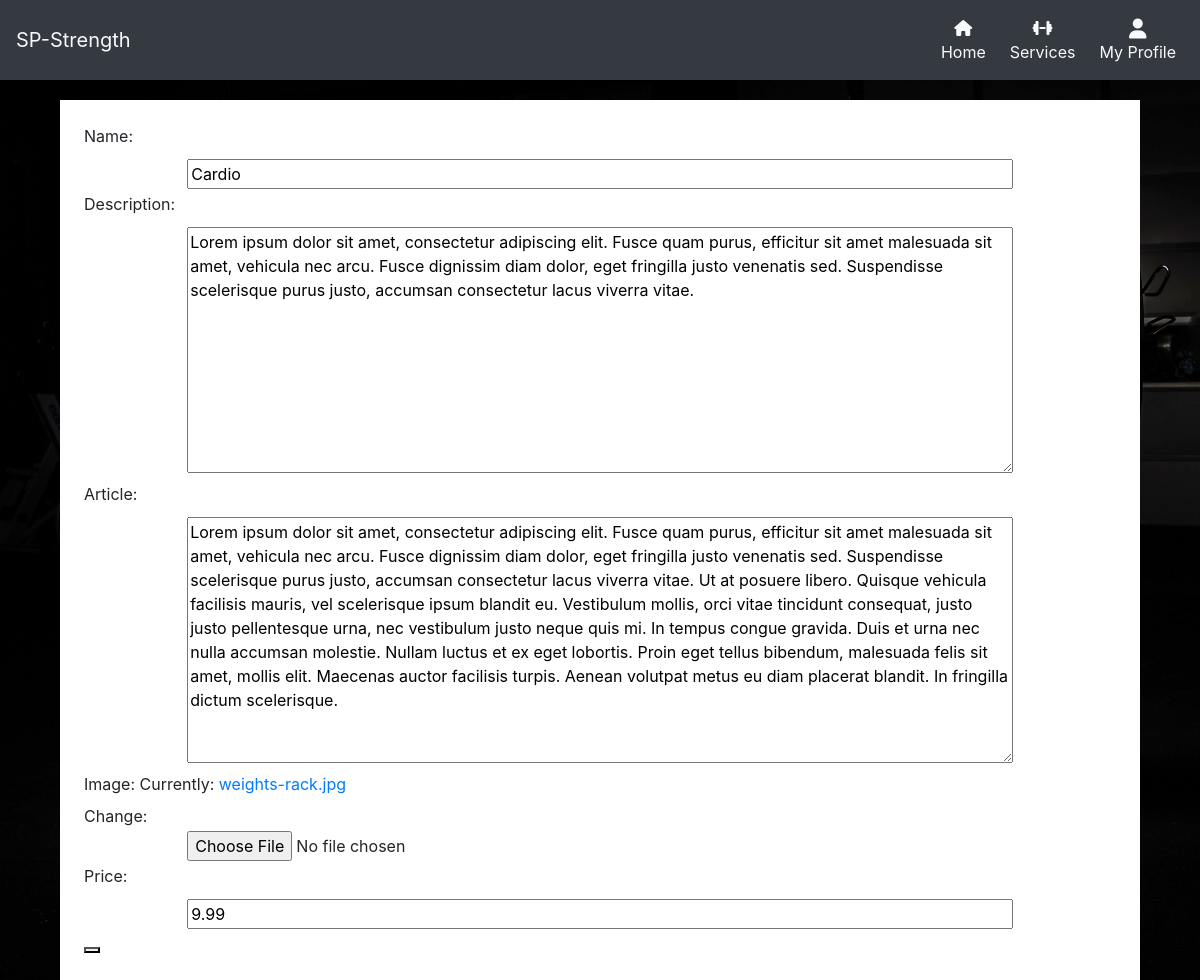
Page /services/edit/Cardio/ (signed in) on the earlier database version.
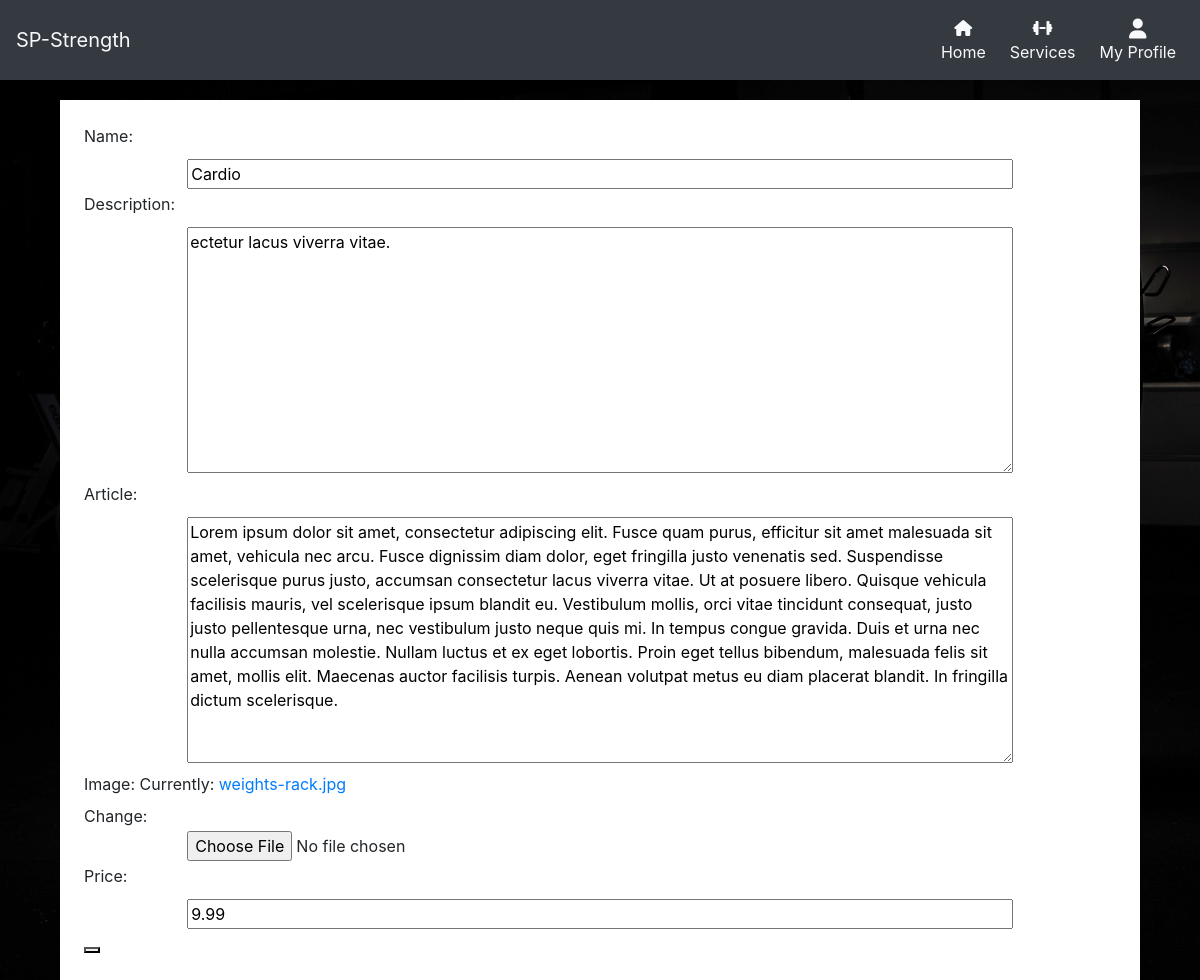
Same page on the later database version.
### services/models.py (models this page shows)
class Training_Type(models.Model):
    name = models.CharField(max_length=254)
    description = models.TextField()
    article = models.TextField(null=True, blank=True)
    image = models.ImageField()
    price = models.DecimalField(decimal_places=2, max_digits=5, null=True, blank=True)
    def __str__(self):
        return self.name

### services/views.py (the view)
# urls.py: path('edit/<str:article_name>/', views.edit, name='edit')
def edit(request, article_name):
    article_name = get_object_or_404(Training_Type, name=article_name)
    context = {
                'article': article_name
            }
    if request.user.is_superuser:
        if request.method == 'POST':
            form = ArticleForm(request.POST, request.FILES, instance=article_name)
            if form.is_valid():
                form.save()
                return redirect('article', article_name)
        else:
            form = ArticleForm(instance=article_name)
        context = {
            'article': article_name,
            'form': form
        }
        return render(request, 'services/edit.html', context)
    else:
        return redirect('article', article_name)

### services/forms.py
class ArticleForm(forms.ModelForm):
    class Meta:
        model = Training_Type
        fields = '__all__'
    def __init__(self, *args, **kwargs):
        super().__init__(*args, **kwargs)
        placeholders = {
            'name': 'name',
            'description': 'description',
            'article': 'article content',
            'image': 'image',
            'price': 'price',
        }
        self.fields['name'].widget.attrs['readonly'] = True
        self.fields['description'].widget.attrs['autofocus'] = True
        for field in self.fields:
            placeholder = placeholders[field]
            self.fields[field].widget.attrs['placeholder'] = placeholder
            self.fields[field].widget.attrs['class'] = 'formstyle'

### services/templates/services/edit.html (shortened to what this page needs)
<!DOCTYPE html>
{% extends 'base.html' %}
{% load static %}
{% block content %}
    <div class="container-fluid top-margin services-container p-4">
        <div class="row">
           <div class="col-12">
                <form action = "{% url 'edit' article %}" method = "POST" id="article_update">
                    {{ form }}
                    <button></button>
                </form>
            </div>
        </div>
    </div>
{% endblock %}

### templates/base.html (shortened to what this page needs)
<!doctype html>
{% load static %}
<html lang="en">
  <head>
    {% block corecss %}
        <link rel="stylesheet" href="https://stackpath.bootstrapcdn.com/bootstrap/4.4.1/css/bootstrap.min.css">
        <link rel="stylesheet" href="{% static 'css/style.css' %}">
        <link rel="stylesheet" href="https://cdnjs.cloudflare.com/ajax/libs/hover.css/2.3.1/css/hover-min.css" />
    {% endblock %}
  </head>
  <body>
        {% block page_header %}
            <header class="container-fluid fixed-top px-0">
                <nav class="navbar navbar-expand-lg navbar-light bg-dark">
                    <a class="navbar-brand text-light" href="{% url 'home' %}">SP-Strength</a>
                    <div class="collapse navbar-collapse" id="navbarNav">
                        <ul class="navbar-nav">
                            <li class="list-inline-item active">
                                <a class="text-light nav-link" href="{% url 'home' %}">
                                    <div class="text-center">
                                        <i class="fas fa-home"></i>
                                        <p class="my-0">Home</p>
                                    </div>
                                </a>
                            </li>
                            <li class="list-inline-item">
                                <a class="text-light nav-link" href="{% url 'services' %}">
                                    <div class="text-center">
                                        <div><i class="fas fa-dumbbell"></i></div>
                                        <p class="my-0">Services</p>
                                    </div>
                                </a>
                            </li>
                            {% if request.user.is_authenticated %}
                                <li class="list-inline-item dropdown">
                                    <a class="text-light nav-link" href="#" id="user-options" data-toggle="dropdown" aria-haspopup="true" aria-expanded="false">
                                        <div class="text-center">
                                            <div><i class="fas fa-user fa-lg"></i></div>
                                            <p class="my-0">My Profile</p>
                                        </div>
                                    </a>
                                </li>
                            {% endif %}
                        </ul>
                    </div>
                </nav>
            </header>
        {% endblock %}
        {% block content %}
        {% endblock %}
    </body>
</html>

### static/css/style.css (style rules this page uses)
#navbarNav { justify-content: flex-end !important; }
body { background: url('/media/back-squat-min.jpg') no-repeat center center fixed; background-size: cover; height: 100vh; z-index: -1000; }
.top-margin { margin-top: 66px; }
.services-container { margin-left: 5%; margin-right: 5%; width: 90%; background-color: white; margin-top: 100px; }
.formstyle { width: 80%; margin: 3px 10% }

Differences in the rows shown:
changed Training_Type "Cardio": description "Lorem ipsum dolor sit amet, consectetur adipiscing elit. Fusce quam purus, efficitur sit amet malesuada sit amet, vehicula nec arcu. Fusce dignissim diam dolor, eget fringilla justo venenatis sed. Suspendisse scelerisque purus justo, accumsan consectetur lacus viverra vitae." → "ectetur lacus viverra vitae."
